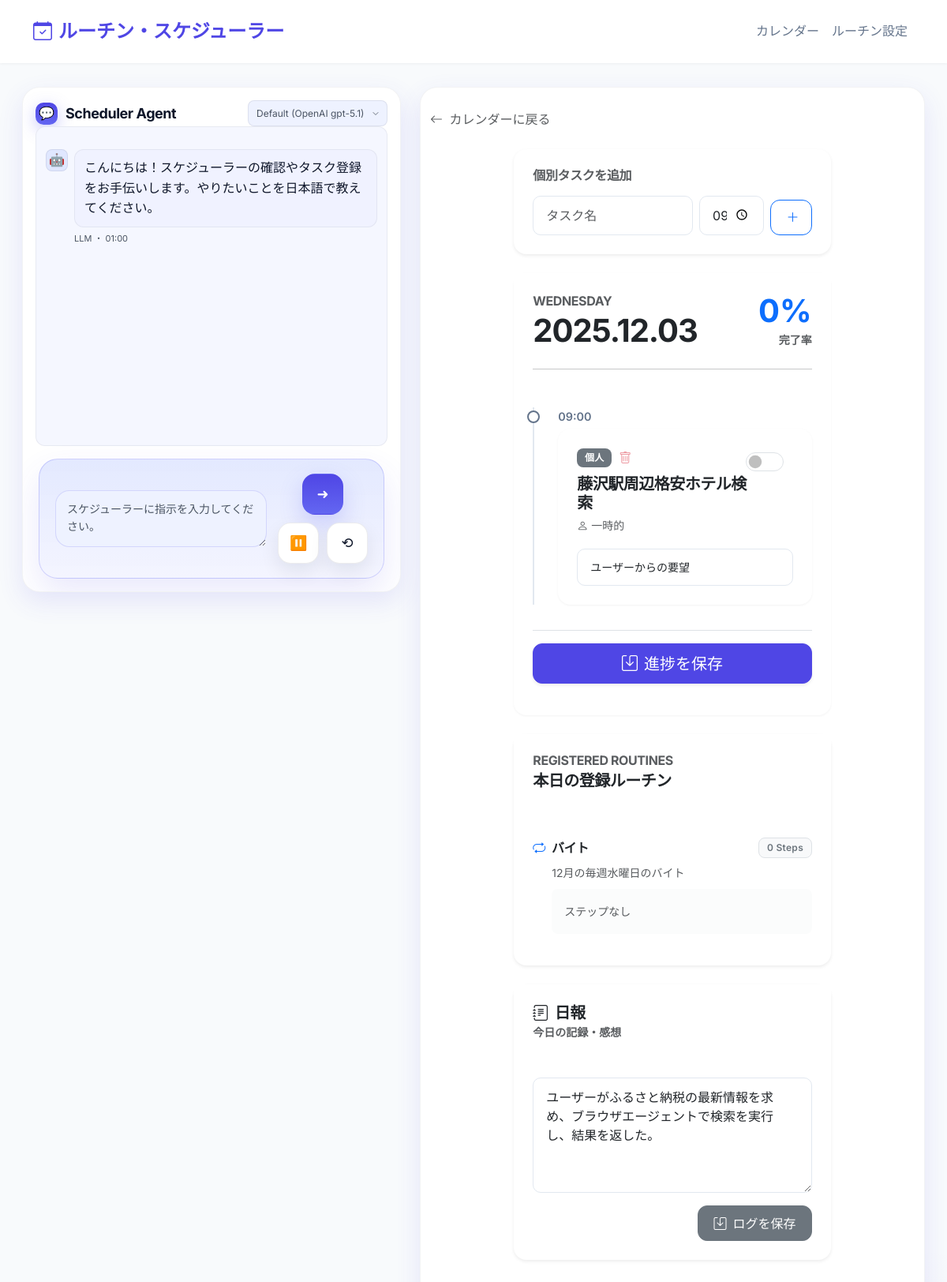
Page /day/2025-12-03 on the earlier database version.
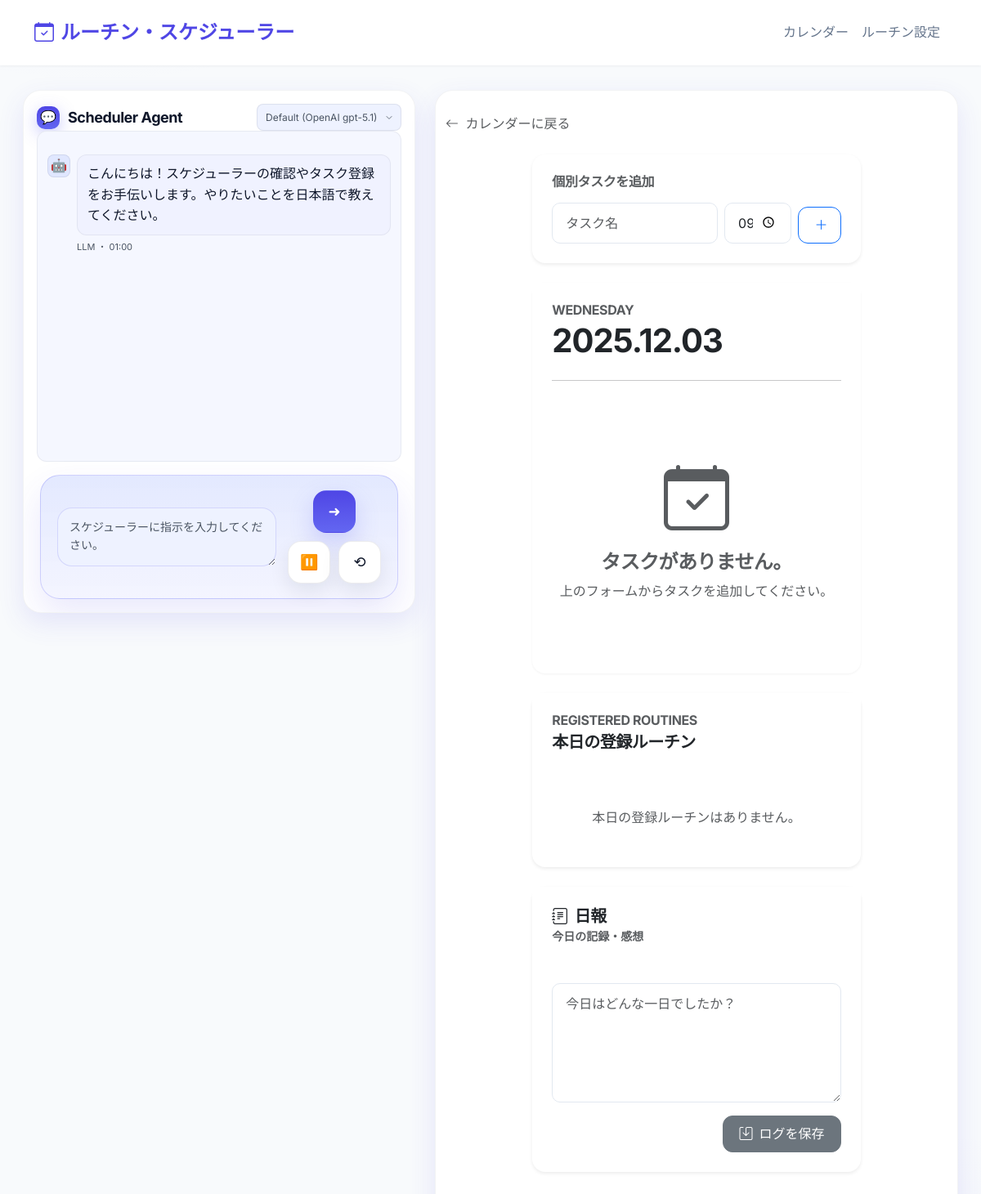
Same page on the later database version.
### app.py (models this page shows)
class CustomTask(db.Model):
    id = db.Column(db.Integer, primary_key=True)
    date = db.Column(db.Date, nullable=False)
    name = db.Column(db.String(100), nullable=False)
    time = db.Column(db.String(10), default="00:00")
    done = db.Column(db.Boolean, default=False)
    memo = db.Column(db.String(200))

class Routine(db.Model):
    id = db.Column(db.Integer, primary_key=True)
    name = db.Column(db.String(100), nullable=False)
    days = db.Column(db.String(50), default="0,1,2,3,4") # 0=Mon, 6=Sun. Comma separated
    description = db.Column(db.String(200))
    steps = db.relationship('Step', backref='routine', lazy=True, cascade="all, delete-orphan")

class DayLog(db.Model):
    id = db.Column(db.Integer, primary_key=True)
    date = db.Column(db.Date, nullable=False)
    content = db.Column(db.Text)

### app.py (the view, shortened to what this page needs)
@app.route('/day/<date_str>', methods=['GET', 'POST'])
def day_view(date_str):
    try:
        date_obj = datetime.datetime.strptime(date_str, '%Y-%m-%d').date()
    except ValueError:
        return redirect(url_for('index'))
    timeline_items, completion_rate = _get_timeline_data(date_obj)
    day_log = DayLog.query.filter_by(date=date_obj).first()
    routines = get_weekday_routines(date_obj.weekday())
    return render_template('day.html', date=date_obj, timeline_items=timeline_items, day_log=day_log, completion_rate=completion_rate, routines=routines)

### app.py (called while the page is built)
@app.context_processor
def _inject_proxy_prefix():
    return {"proxy_prefix": request.environ.get("SCRIPT_NAME", "") or ""}

def get_weekday_routines(weekday_int):
    all_routines = Routine.query.all()
    matched = []
    for r in all_routines:
        if str(weekday_int) in r.days.split(','):
            matched.append(r)
    return matched

### templates/day.html (shortened to what this page needs)
{% extends "layout.html" %}
{% block content %}
<div class="mb-4">
    <a href="{{ url_for('index') }}" class="text-decoration-none text-muted hover-primary">
        <i class="bi bi-arrow-left me-1"></i> カレンダーに戻る
    </a>
</div>
<div class="row justify-content-center">
    <div class="col-lg-8">
        <div class="card shadow-sm border-0 mb-4">
            <div class="card-body">
                <h6 class="text-muted mb-3">個別タスクを追加</h6>
                <form method="POST" class="row g-2 align-items-end">
                    <div class="col-7">
                        <input type="text" class="form-control" name="custom_name" placeholder="タスク名" required>
                    </div>
                    <div class="col-3">
                        <input type="time" class="form-control" name="custom_time" value="09:00">
                    </div>
                    <div class="col-2">
                        <button type="submit" name="add_custom_task" class="btn btn-outline-primary w-100">
                            <i class="bi bi-plus-lg"></i>
                        </button>
                    </div>
                </form>
            </div>
        </div>
        {% include 'timeline_partial.html' %}
        <div class="card shadow-sm border-0 mb-4">
            <div class="card-header bg-white border-0 pt-4 px-4">
                 <h6 class="text-uppercase text-muted mb-1">Registered Routines</h6>
                 <h5 class="fw-bold mb-0">本日の登録ルーチン</h5>
            </div>
            <div class="card-body px-4">
                {% if routines and routines|length > 0 %}
                    <div class="list-group list-group-flush">
                    {% for routine in routines %}
                        <div class="list-group-item px-0 py-3 border-light">
                            <div class="d-flex justify-content-between align-items-center mb-2">
                                <h6 class="mb-0 fw-bold text-dark"><i class="bi bi-repeat me-2 text-primary"></i>{{ routine.name }}</h6>
                                <span class="badge bg-light text-secondary border">{{ routine.steps|length }} Steps</span>
                            </div>
                            {% if routine.description %}
                                <p class="small text-muted mb-2 ps-4">{{ routine.description }}</p>
                            {% endif %}
                            <div class="bg-light bg-opacity-50 rounded-3 p-3 mt-2 ms-4">
                                {% if routine.steps|length == 0 %}
                                    <span class="small text-muted">ステップなし</span>
                                {% endif %}
                            </div>
                        </div>
                    {% endfor %}
                    </div>
                {% else %}
                    <div class="text-center py-4">
                        <p class="text-muted mb-0">本日の登録ルーチンはありません。</p>
                    </div>
                {% endif %}
            </div>
        </div>
        <div id="daily-log-wrapper">
            {% include 'log_partial.html' %}
        </div>
    </div>
</div>
{% endblock %}

### templates/timeline_partial.html (shortened to what the changed rows need)
<div id="schedule-container" class="card shadow-md border-0 mb-4">
    <div class="card-header bg-white border-0 pt-4 pb-2 px-4">
        <div class="d-flex justify-content-between align-items-end">
            <div>
                <h2 class="mb-0 display-6 fw-bold">{{ date.strftime('%Y.%m.%d') }}</h2>
            </div>
            <div class="text-end">
                 {% if timeline_items|length > 0 %}
                    <div class="display-6 fw-bold text-primary">{{ completion_rate }}%</div>
                    <small class="text-muted">完了率</small>
                {% endif %}
            </div>
        </div>
    </div>
    <div class="card-body px-4 pt-2">
        {% if timeline_items|length == 0 %}
            <div class="text-center py-5">
                <div class="mb-3 text-muted display-1"><i class="bi bi-calendar-check"></i></div>
                <h4 class="text-muted">タスクがありません。</h4>
                <p class="text-muted">上のフォームからタスクを追加してください。</p>
            </div>
        {% else %}
            <form method="POST">
                <div class="timeline">
                    {% for item in timeline_items %}
                    {% set done_name = "done_" ~ item.id if item.type == 'routine' else "custom_done_" ~ item.id %}
                    {% set memo_name = "memo_" ~ item.id if item.type == 'routine' else "custom_memo_" ~ item.id %}
                    {% set is_done = item.log.done if item.log else false %}
                    {% set memo_val = item.log.memo if item.log and item.log.memo else '' %}
                    {% set item_dom_id = "item_" ~ item.type ~ "_" ~ item.id %}
                    <div class="timeline-item" id="{{ item_dom_id }}">
                        <div class="timeline-dot" style="{% if item.type == 'custom' %}border-color: var(--secondary-color);{% endif %}"></div>
                        <div class="timeline-time">{{ item.time }}</div>
                        <div class="card {% if is_done %}bg-light border-success{% endif %}">
                            <div class="card-body">
                                <div class="d-flex justify-content-between align-items-start mb-2">
                                    <div>
                                        {% if item.type == 'routine' %}
                                            <span class="badge badge-{{ item.step.category|lower }} mb-2">{{ item.step.category }}</span>
                                            <h5 class="card-title mb-1">{{ item.step.name }}</h5>
                                            <small class="text-muted"><i class="bi bi-collection me-1"></i>{{ item.routine.name }}</small>
                                        {% else %}
                                            <div class="d-flex align-items-center mb-2">
                                                <span class="badge bg-secondary me-2">個人</span>
                                                <button type="submit" name="delete_custom_task" value="{{ item.id }}"
                                                        class="btn btn-link p-0 text-danger opacity-50 hover-opacity-100"
                                                        style="font-size: 1rem;"
                                                        title="タスクを削除"
                                                        onclick="return confirm('このタスクを削除しますか？');">
                                                    <i class="bi bi-trash"></i>
                                                </button>
                                            </div>
                                            <h5 class="card-title mb-1">{{ item.step.name }}</h5>
                                            <small class="text-muted"><i class="bi bi-person me-1"></i>一時的</small>
                                        {% endif %}
                                    </div>
                                    <div class="form-check form-switch">
                                        <input class="form-check-input fs-4" type="checkbox"
                                               name="{{ done_name }}"
                                               id="{{ done_name }}"
                                               role="switch"
                                               {% if is_done %}checked{% endif %}>
                                    </div>
                                </div>
                                <div class="mt-3">
                                    <input type="text" class="form-control form-control-sm bg-white"
                                           name="{{ memo_name }}"
                                           placeholder="メモを追加..."
                                           value="{{ memo_val }}">
                                </div>
                            </div>
                        </div>
                    </div>
                    {% endfor %}
                </div>
                <div class="sticky-bottom bg-white py-3 border-top mt-4" style="bottom: 0; z-index: 10;">
                     <button type="submit" class="btn btn-primary w-100 btn-lg shadow-sm">
                        <i class="bi bi-save me-2"></i>進捗を保存
                    </button>
                </div>
            </form>
        {% endif %}
    </div>
</div>

### templates/log_partial.html
<div class="card shadow-sm border-0 mb-5" id="daily-log-card">
    <div class="card-header bg-white border-0 pt-4 px-4">
        <h5 class="mb-0"><i class="bi bi-journal-text me-2"></i>日報</h5>
        <small class="text-muted">今日の記録・感想</small>
    </div>
    <div class="card-body px-4">
        <form method="POST">
            <textarea class="form-control mb-3" name="day_log_content" rows="5" placeholder="今日はどんな一日でしたか？">{{ day_log.content if day_log else '' }}</textarea>
            <div class="text-end">
                <button type="submit" name="save_log" class="btn btn-secondary">
                    <i class="bi bi-save me-2"></i>ログを保存
                </button>
            </div>
        </form>
    </div>
</div>

Differences in the rows shown:
no longer on this page (row edited): CustomTask: time "09:00", {{ item.id }} 1 (drawn), step.name "藤沢駅周辺格安ホテル検索", memo "ユーザーからの要望"
no longer on this page (row edited): Routine: name "バイト", steps|length "0", description "12月の毎週水曜日のバイト"
removed DayLog: day_log_content "ユーザーがふるさと納税の最新情報を求め、ブラウザエージェントで検索を実行し、結果を返した。"
Other differences:
{{ completion_rate }}: "0" → (not shown)
text no longer shown: "% 完了率 進捗を保存"
text now shown: "タスクがありません。 上のフォームからタスクを追加してください。 本日の登録ルーチンはありません。"
